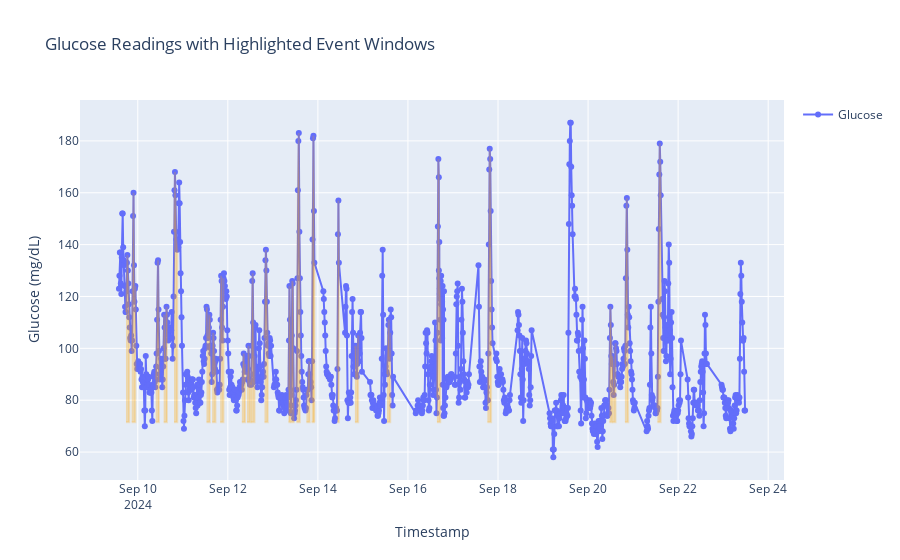

Notebook cell for this chart:
### Code cell
fig = go.Figure()

fig.add_trace(go.Scatter(
    x=df_clean['timestamp'],
    y=df_clean['glucose'],
    mode='lines+markers',
    name='Glucose',
    hovertemplate='Time: %{x}<br>Glucose: %{y} mg/dL'
))

for _, row in df_event_metrics.iterrows():
    mask = (df_clean['timestamp'] >= row['window_start']) & (df_clean['timestamp'] <= row['window_end'])
    segment = df_clean.loc[mask]
    above = segment[segment['glucose'] > baseline]
    if above.empty:
        continue

    fill_x = list(above['timestamp']) + list(above['timestamp'][::-1])
    fill_y = list(above['glucose']) + [baseline] * len(above)

    # Duplicate customdata for each (x, y) point to match fill shape
    n_points = len(fill_x)
    customdata = np.array([[row['event_note'], row['window_start'], row['window_end'],
                            row['glucose_max'], row['glucose_auc']]] * n_points)

    fig.add_trace(go.Scatter(
    x=fill_x,
    y=fill_y,
    fill='toself',
    mode='lines+markers',  # <-- Enable hover events
    marker=dict(size=1, color='rgba(0,0,0,0)'),  # invisible points
    line=dict(color='rgba(255, 165, 0, 0.2)'),
    fillcolor='rgba(255, 165, 0, 0.3)',
    customdata=customdata,
    hovertemplate=(
        "<b>%{customdata[0]}</b><br>" +
        "Start: %{customdata[1]}<br>" +
        "End: %{customdata[2]}<br>" +
        "Max Glucose: %{customdata[3]} mg/dL<br>" +
        "AUC above baseline: %{customdata[4]:.1f}<extra></extra>"
    ),
    showlegend=False
))


fig.update_layout(
    title='Glucose Readings with Highlighted Event Windows',
    xaxis_title='Timestamp',
    yaxis_title='Glucose (mg/dL)',
    hovermode='closest'
)

fig.show()
